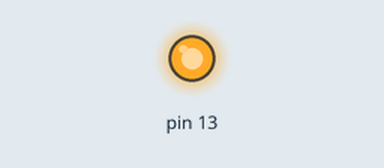
This sketch was run on a simulated Arduino Uno, built with avr-gcc and run on an emulated ATmega328P. Shown: output pins drawn as LEDs (lit = HIGH).

Above: at 0.5 s.
At 43.5 s:
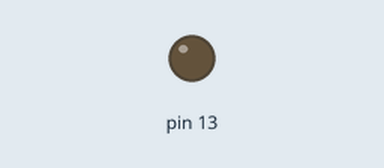
Timing chart, 0 to 54.6 s (numbered marks = the images above):
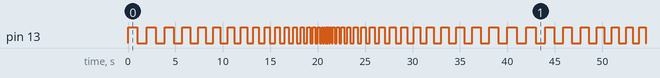

The sketch:

LED_blink.ino
```cpp
void setup() {
  // put your setup code here, to run once:
  // sets pin 13 (the LED) to output
  pinMode(13, OUTPUT);
}

void loop() {
  // put your main code here, to run repeatedly:
  // digitalWrite() writes a value to the appropriate pin
  // F() is used to print typical strings
  int del;
  Serial.print(F("Now decreasing\n"));
  for(del = 1000; del >= 50; del-=50)
  {
    digitalWrite(13, HIGH);
    delay(del);
    digitalWrite(13, LOW);
    delay(del);
    Serial.println(del);
    //Serial.print('\n');
    }
  Serial.print(F("Now increasing\n"));
  for(del = 50; del <= 1000; del+=50)
  {
    digitalWrite(13, HIGH);
    delay(del);
    digitalWrite(13, LOW);
    delay(del);
    Serial.println(del);
    //Serial.print('\n');
    }
}
```

Measured:
- by itself, pin 13: moves between LOW and HIGH, repeating every 42.0 s
- by itself, everything shown: repeats every 42.0 s, in 80 steps
